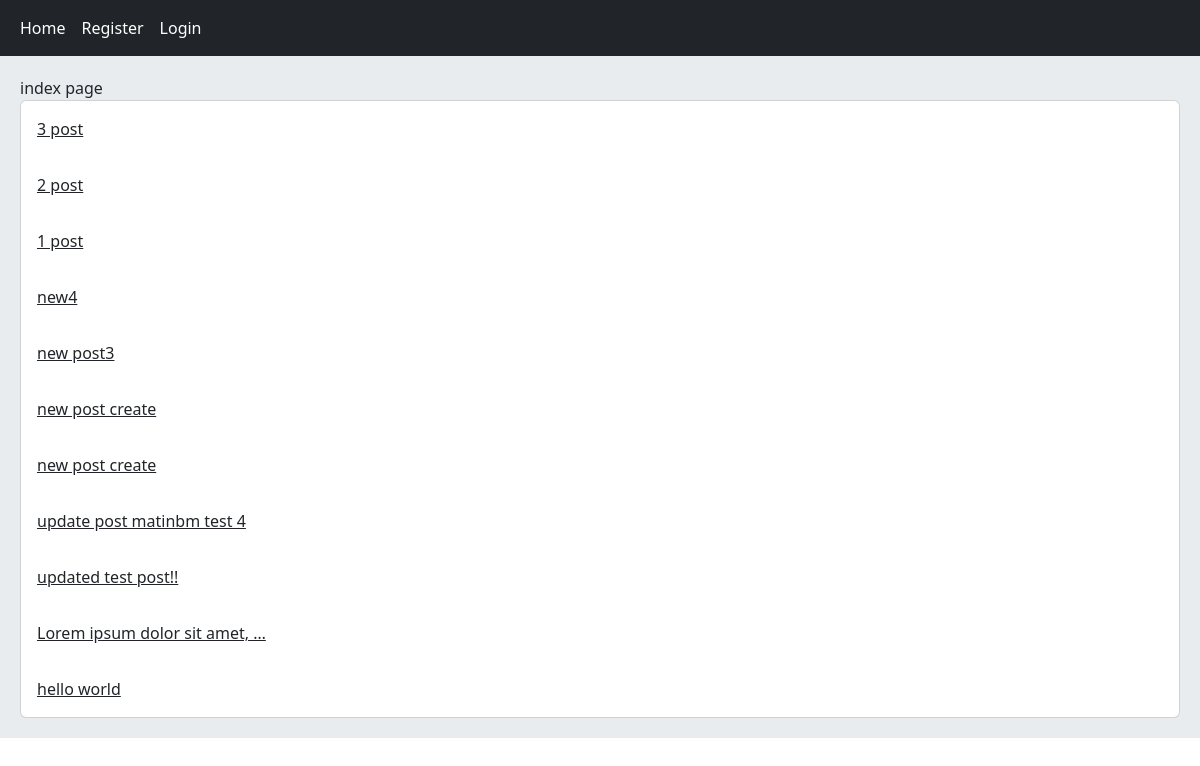
Before: / with the older database file.
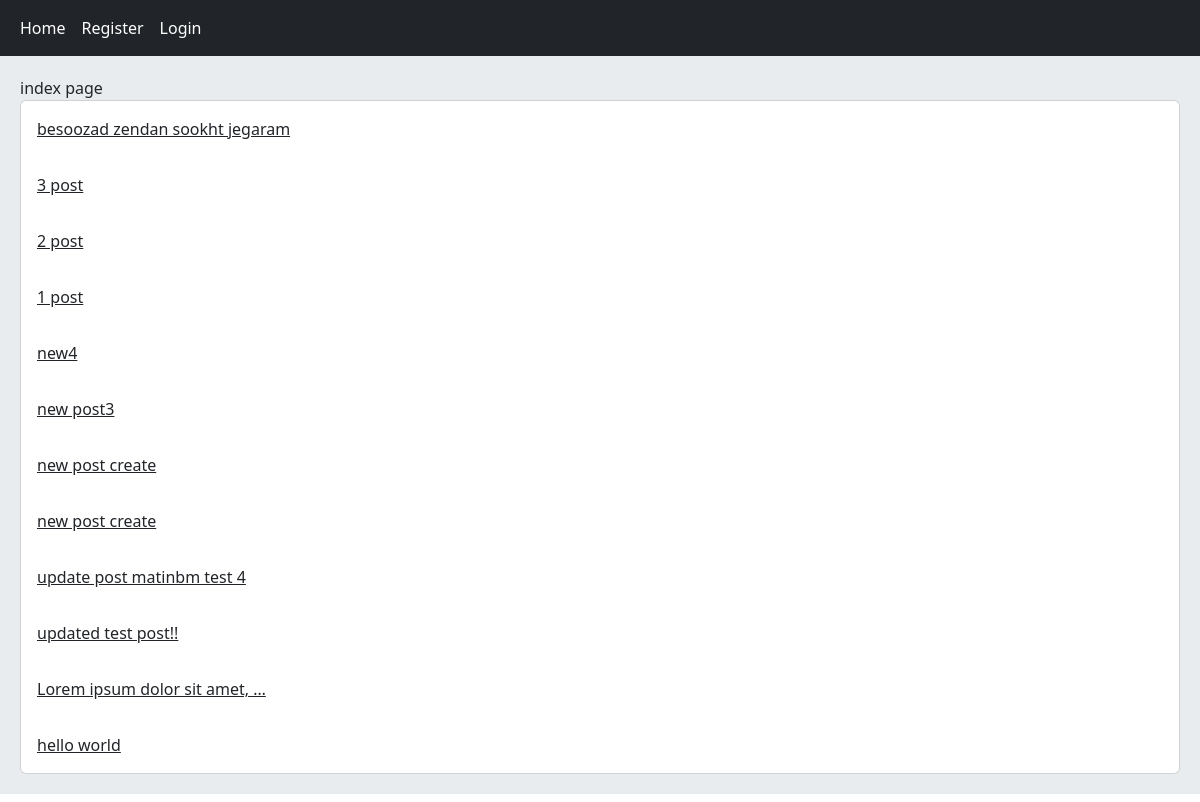
After: the same page with the newer database file.
### home/models.py (models this page shows, shortened)
class Post(models.Model):
    user = models.ForeignKey(User, on_delete=models.CASCADE, related_name='posts')
    body = models.TextField()
    slug = models.SlugField()
    created = models.DateTimeField(auto_now=True)
    updated = models.DateTimeField(auto_now_add=True)
    class Meta:
        ordering = ('-created',)
    def get_absolute_url(self):
        return reverse("home:post_detail", args=(self.id, self.slug))

### home/views.py (the view)
# urls.py: path('', views.HomeView.as_view(), name='home'),
class HomeView(View):
    def get(self, request):
        posts = Post.objects.order_by('-created')
        return render(request, 'home/index.html', {'posts': posts})

### home/templates/home/index.html
{% extends 'base.html' %}
{% block content %}
    index page
    <div class="card">
        {% for post in posts %}
            <a href="{{ post.get_absolute_url }}" class="card-body">
                {{ post.body| truncatewords:5 }}
            </a>
        {% endfor %}
    </div>
{% endblock %}

Changed rows visible on the page:
added Post: body "besoozad zendan sookht jegaram"
